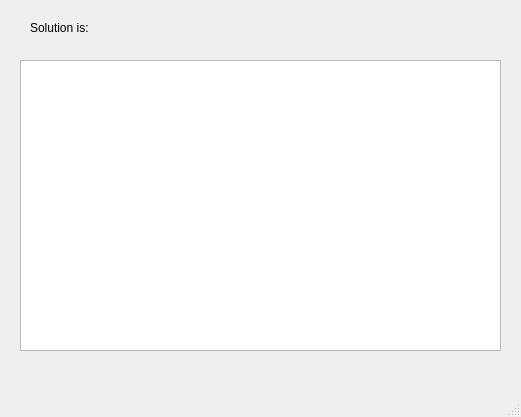
<?xml version="1.0" encoding="UTF-8"?>
<ui version="4.0">
 <class>MainWindow</class>
 <widget class="QMainWindow" name="MainWindow">
  <property name="geometry">
   <rect>
    <x>0</x>
    <y>0</y>
    <width>521</width>
    <height>417</height>
   </rect>
  </property>
  <property name="windowTitle">
   <string>MainWindow</string>
  </property>
  <widget class="QWidget" name="centralwidget">
   <widget class="QListWidget" name="solutionShowWidget">
    <property name="geometry">
     <rect>
      <x>20</x>
      <y>60</y>
      <width>481</width>
      <height>291</height>
     </rect>
    </property>
   </widget>
   <widget class="QLabel" name="label">
    <property name="geometry">
     <rect>
      <x>30</x>
      <y>20</y>
      <width>91</width>
      <height>16</height>
     </rect>
    </property>
    <property name="text">
     <string>Solution is:</string>
    </property>
   </widget>
  </widget>
  <widget class="QMenuBar" name="menubar">
   <property name="geometry">
    <rect>
     <x>0</x>
     <y>0</y>
     <width>521</width>
     <height>26</height>
    </rect>
   </property>
  </widget>
  <widget class="QStatusBar" name="statusbar"/>
 </widget>
 <resources/>
 <connections/>
</ui>
